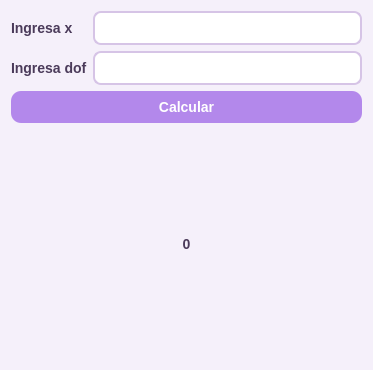
<?xml version="1.0" encoding="UTF-8"?>
<ui version="4.0">
 <class>Dialog</class>
 <widget class="QDialog" name="Dialog">
  <property name="geometry">
   <rect>
    <x>0</x>
    <y>0</y>
    <width>373</width>
    <height>370</height>
   </rect>
  </property>
  <property name="windowTitle">
   <string>Calcular</string>
  </property>
  <property name="styleSheet">
   <string notr="true">QDialog {
    background-color: #f5f0fa;
    font-family: Segoe UI, Arial;
}

/* QLabel */
QLabel {
    color: #4b3b5a;
    font-size: 14px;
    font-weight: 500;
}

QLabel #label_resultado{
    color: #4b3b5a;
    font-size: 52px;
    font-weight: 500;
}

/* Inputs */
QLineEdit {
    background-color: white;
    border: 2px solid #d6c4e6;
    border-radius: 8px;
    padding: 6px;
    font-size: 14px;
    color: #3a2d4f;
}

QLineEdit:focus {
    border: 2px solid #b388eb;
    background-color: #faf7ff;
}

/* Botón */
QPushButton {
    background-color: #b388eb;
    color: white;
    border-radius: 10px;
    padding: 8px;
    font-size: 14px;
    font-weight: bold;
}

QPushButton:hover {
    background-color: #9c6fe4;
}

QPushButton:pressed {
    background-color: #7e57c2;
}

/* Resultado (puedes usar un QLabel especial) */
#labelResultado {
    font-size: 16px;
    font-weight: bold;
    color: #6a1b9a;
}</string>
  </property>
  <layout class="QVBoxLayout" name="verticalLayout_2">
   <item>
    <layout class="QVBoxLayout" name="verticalLayout">
     <item>
      <layout class="QGridLayout" name="gridLayout">
       <item row="0" column="0">
        <widget class="QLabel" name="label">
         <property name="text">
          <string>Ingresa x</string>
         </property>
        </widget>
       </item>
       <item row="0" column="1">
        <widget class="QLineEdit" name="edit_numero1"/>
       </item>
       <item row="1" column="0">
        <widget class="QLabel" name="label_2">
         <property name="text">
          <string>Ingresa dof</string>
         </property>
        </widget>
       </item>
       <item row="1" column="1">
        <widget class="QLineEdit" name="edit_numero2"/>
       </item>
      </layout>
     </item>
     <item>
      <widget class="QPushButton" name="boton_sumar">
       <property name="text">
        <string>Calcular</string>
       </property>
      </widget>
     </item>
     <item>
      <widget class="QLabel" name="label_resultado">
       <property name="text">
        <string>0</string>
       </property>
       <property name="alignment">
        <set>Qt::AlignCenter</set>
       </property>
      </widget>
     </item>
    </layout>
   </item>
  </layout>
 </widget>
 <resources/>
 <connections/>
</ui>
